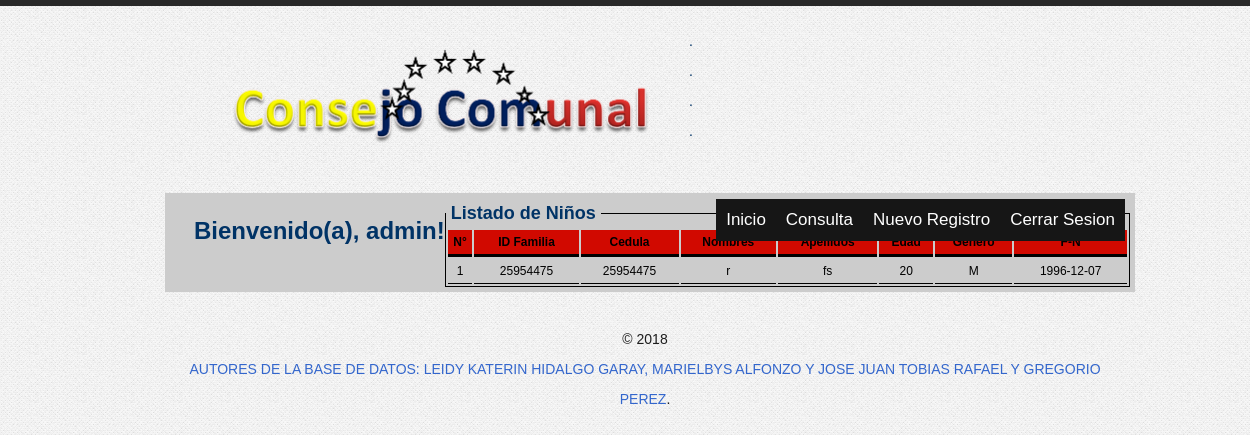
The page /reporte_a.php (signed in) on the database its author committed.
### tables this page shows
CREATE TABLE IF NOT EXISTS `registros` (
  `id` int(11) NOT NULL AUTO_INCREMENT,
  `idfamilia` int(15) NOT NULL,
  `Cedula` int(15) NOT NULL,
  `Nombres` varchar(100) NOT NULL,
  `Apellidos` varchar(100) NOT NULL,
  `Edad` varchar(4) NOT NULL,
  `Genero` varchar(100) NOT NULL,
  `F_N` varchar(100) NOT NULL,
  PRIMARY KEY (`id`)
);

### reporte_a.php (the view, shortened to what this page needs)
 <!DOCTYPE html>
<html lang="es">
<head>
    <link rel="stylesheet" type="text/css" media="screen" href="css/reset.css">
    <link rel="stylesheet" type="text/css" media="screen" href="css/style.css">
    <link rel="stylesheet" type="text/css" media="screen" href="css/grid_12.css">
    <link rel="stylesheet" type="text/css" media="screen" href="css/slider.css">
<link rel="stylesheet" type="text/css" media="screen" href="css/general.css">
</head>
  <body onLoad="imprimir();">
<div class="main">
    <?php
    include_once("header.php");
    ?>
    <section id="content"><div class="ic"></div>
    <?php
    include_once("marquee.php");
    ?>
<div id="imprimeme" style="">
<form id='formulario2' method="get">
<fieldset>
		<legend style="font-size:18px;">Listado de Niños</legend>
      <table style="border:1px #FF0000; color:#000000;  text-align:center; width:100%;">
  <tr style="background:#D10900;">
  	<th bordercolor="#FFFFFF" style=" border-bottom-width:3px; border-bottom-style:solid; border-bottom-color:#000000;" scope="col">N°</th>
    <th style=" border-bottom-width:3px; border-bottom-style:solid; border-bottom-color:#000000;"  scope="col">ID Familia</th>
    <th style=" border-bottom-width:3px; border-bottom-style:solid; border-bottom-color:#000000;"  scope="col">Cedula</th>
    <th style=" border-bottom-width:3px; border-bottom-style:solid; border-bottom-color:#000000;"  scope="col">Nombres </th>
	<th style=" border-bottom-width:3px; border-bottom-style:solid; border-bottom-color:#000000;"  scope="col">Apellidos </th>
    <th style=" border-bottom-width:3px; border-bottom-style:solid; border-bottom-color:#000000;"  scope="col">Edad </th>
	<th style=" border-bottom-width:3px; border-bottom-style:solid; border-bottom-color:#000000;"  scope="col">Genero </th>
	<th style=" border-bottom-width:3px; border-bottom-style:solid; border-bottom-color:#000000;"  scope="col">F-N </th>
	        </tr>
<?php
    $query = "select * from registros where (Edad > 17) AND (Edad < 50) ORDER BY idfamilia DESC";
    $result = mysql_query($query);
$contador=0;
    while ($registro = mysql_fetch_array($result)){
$contador++;
echo "
      <tr  bgcolor='#CCCCCC' align='center'>
	  <td style=' border-bottom-width:1px; border-bottom-style:solid; border-bottom-color:#000000;'>".$contador."</td>
	  <td style=' border-bottom-width:1px; border-bottom-style:solid; border-bottom-color:#000000;'>".$registro['idfamilia']."</td>
      <td style=' border-bottom-width:1px; border-bottom-style:solid; border-bottom-color:#000000;'>".$registro['Cedula']."</td>
      <td style=' border-bottom-width:1px; border-bottom-style:solid; border-bottom-color:#000000;'>".$registro['Nombres']."</td>
	  <td style=' border-bottom-width:1px; border-bottom-style:solid; border-bottom-color:#000000;'>".$registro['Apellidos']."</td>
      <td style=' border-bottom-width:1px; border-bottom-style:solid; border-bottom-color:#000000;'>".$registro['Edad']."</td>
	  <td style=' border-bottom-width:1px; border-bottom-style:solid; border-bottom-color:#000000;'>".$registro['Genero']."</td>
      <td style=' border-bottom-width:1px; border-bottom-style:solid; border-bottom-color:#000000;'>".$registro['F_N']."</td>
	  </tr>
";
}
?>
</table>
</fieldset>
</form>
          </div>
    </section>
   <?php
    include_once("pie.php");
    ?>
</div>
</body>
</html>

### css/style.css (style rules this page uses)
html, body { width:100%; padding:0; margin:0; }
body { font: 14px/25px Arial, Helvetica, sans-serif;color:#292929;min-width:960px;background: url(../images/bg.gif) center 0 repeat;border-top:#292929 6px solid; }
.main { width: 960px; margin: 0 auto; }
#content { width:100%; }

### css/slider.css (style rules this page uses)
* { padding:0;margin:0; }

### css/general.css (style rules this page uses)
body { font-family: Arial, Helvetica, sans-serif; font-size: 14px; line-height: 30px; color: #003366; padding: 20px; background-image: url(../images/bg.gif); }
td, th { font-family: Arial, Helvetica, sans-serif; font-size: 12px; line-height: 24px; color:#000000; }
form { background-color: #CCCCCC; padding:5px; width: 3000px; }
#formulario2 { margin: 0 auto; width: 100%; text-align: center; }
#formulario2 fieldset { border: 1px solid #000000; display: block; text-align: center; }
#formulario2 legend { font-weight: bolder; font-size: 18px; padding: 0 5px; text-align: left; }

### rows shown on the page
registros: idfamilia "25954475", Cedula "25954475", Nombres "r", Apellidos "fs", Edad "20", Genero "M", F_N "1996-12-07"

### other values the page prints
$_SESSION['username'] "admin"
